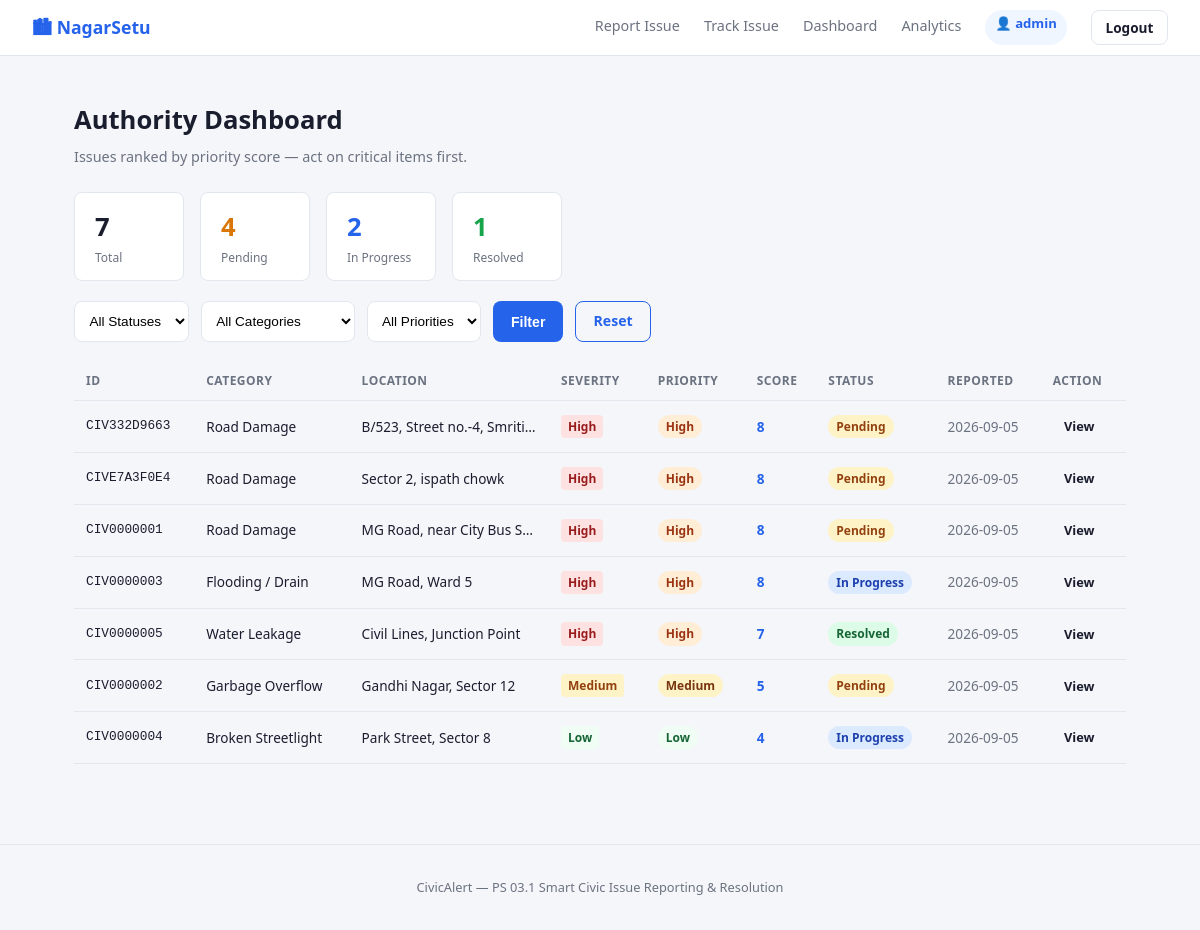
Before: /admin (signed in) with the older database file.
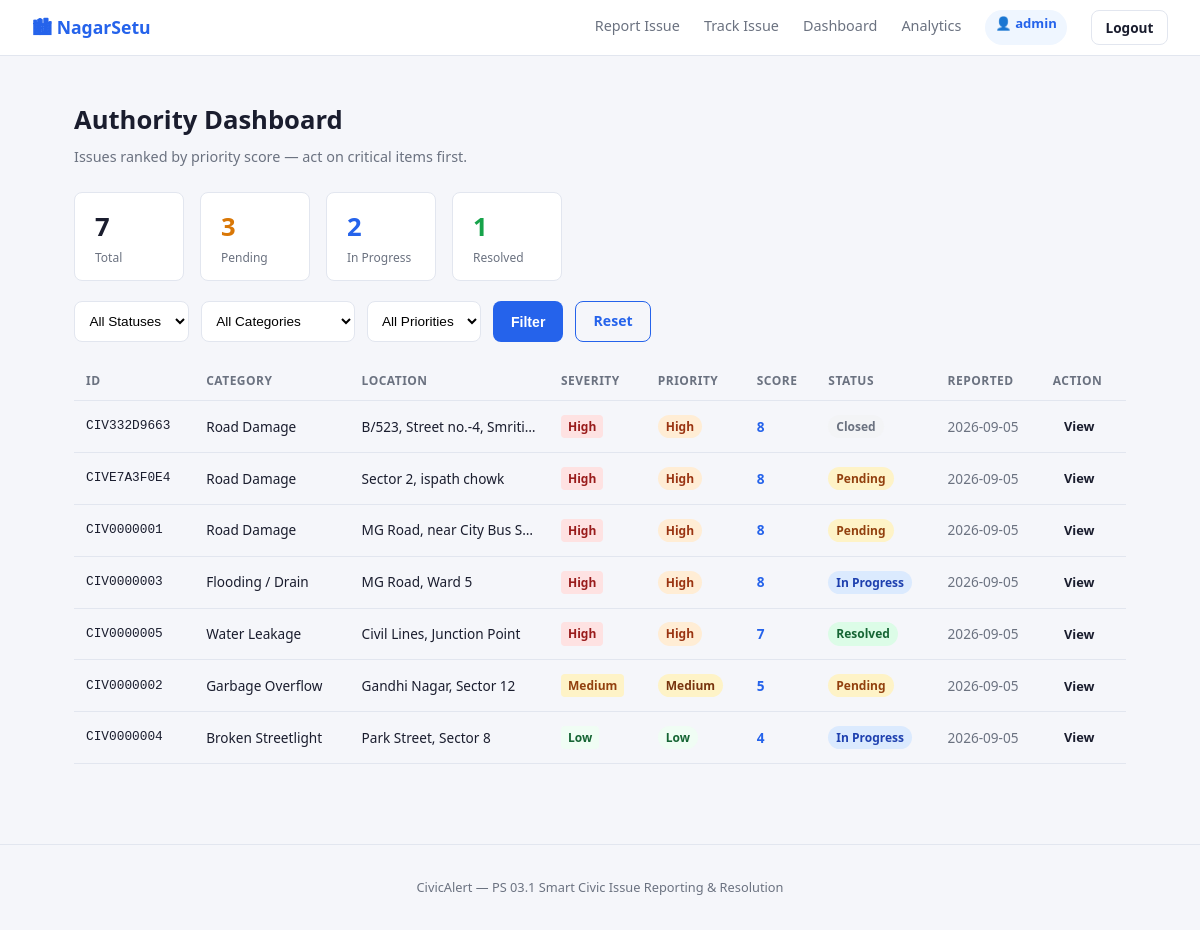
After: the same page with the newer database file.
### tables this page shows
CREATE TABLE issues (
        id          TEXT PRIMARY KEY,
        name        TEXT NOT NULL,
        phone       TEXT,
        category    TEXT NOT NULL,
        severity    TEXT NOT NULL,
        description TEXT NOT NULL,
        location    TEXT NOT NULL,
        photo       TEXT,
        status      TEXT DEFAULT 'Pending',
        priority_score INTEGER DEFAULT 0,
        priority_label TEXT DEFAULT 'Low',
        assigned_to TEXT,
        admin_notes TEXT,
        created_at  TEXT NOT NULL,
        updated_at  TEXT NOT NULL
    );

### app.py (the view)
@app.route('/admin')
@login_required
def admin():
    conn = get_db()
    status_filter   = request.args.get('status', '')
    category_filter = request.args.get('category', '')
    priority_filter = request.args.get('priority', '')
    query = 'SELECT * FROM issues WHERE 1=1'
    params = []
    if status_filter:
        query += ' AND status=?'; params.append(status_filter)
    if category_filter:
        query += ' AND category=?'; params.append(category_filter)
    if priority_filter:
        query += ' AND priority_label=?'; params.append(priority_filter)
    query += ' ORDER BY priority_score DESC, created_at DESC'
    issues = conn.execute(query, params).fetchall()
    stats = {
        'total':    conn.execute('SELECT COUNT(*) FROM issues').fetchone()[0],
        'pending':  conn.execute("SELECT COUNT(*) FROM issues WHERE status='Pending'").fetchone()[0],
        'progress': conn.execute("SELECT COUNT(*) FROM issues WHERE status='In Progress'").fetchone()[0],
        'resolved': conn.execute("SELECT COUNT(*) FROM issues WHERE status='Resolved'").fetchone()[0],
    }
    conn.close()
    return render_template('admin.html', issues=issues, stats=stats,
                           status_filter=status_filter,
                           category_filter=category_filter,
                           priority_filter=priority_filter)

### app.py (called while the page is built)
def login_required(f):
    @wraps(f)
    def decorated(*args, **kwargs):
        if not session.get('admin_logged_in'):
            flash('Please log in to access the authority dashboard.', 'error')
            return redirect(url_for('admin_login', next=request.path))
        return f(*args, **kwargs)
    return decorated

def get_db():
    conn = sqlite3.connect(DB_PATH)
    conn.row_factory = sqlite3.Row
    return conn

### templates/admin.html (shortened to what this page needs)
{% extends "base.html" %}
{% block content %}
<div class="page-header">
  <h1>Authority Dashboard</h1>
  <p>Issues ranked by priority score — act on critical items first.</p>
</div>
<div class="stats-bar">
  <div class="stat-item">
    <span class="stat-num">{{ stats.total }}</span>
    <span class="stat-label">Total</span>
  </div>
  <div class="stat-item stat-pending">
    <span class="stat-num">{{ stats.pending }}</span>
    <span class="stat-label">Pending</span>
  </div>
  <div class="stat-item stat-progress">
    <span class="stat-num">{{ stats.progress }}</span>
    <span class="stat-label">In Progress</span>
  </div>
  <div class="stat-item stat-resolved">
    <span class="stat-num">{{ stats.resolved }}</span>
    <span class="stat-label">Resolved</span>
  </div>
</div>
<form class="filter-bar" method="GET" action="{{ url_for('admin') }}">
  <select name="status">
    <option value="">All Statuses</option>
  </select>
  <select name="category">
    <option value="">All Categories</option>
  </select>
  <select name="priority">
    <option value="">All Priorities</option>
  </select>
  <button type="submit" class="btn btn-primary">Filter</button>
  <a href="{{ url_for('admin') }}" class="btn btn-outline">Reset</a>
</form>
{% if issues %}
<div class="table-wrap">
  <table class="issue-table">
    <thead>
      <tr>
        <th>ID</th>
        <th>Category</th>
        <th>Location</th>
        <th>Severity</th>
        <th>Priority</th>
        <th>Score</th>
        <th>Status</th>
        <th>Reported</th>
        <th>Action</th>
      </tr>
    </thead>
    <tbody>
      {% for issue in issues %}
      <tr>
        <td class="mono">{{ issue.id }}</td>
        <td>{{ issue.category }}</td>
        <td class="loc-cell">{{ issue.location }}</td>
        <td><span class="sev-badge sev-{{ issue.severity | lower }}">{{ issue.severity }}</span></td>
        <td><span class="badge badge-priority-{{ issue.priority_label | lower }}">{{ issue.priority_label }}</span></td>
        <td class="score-cell">{{ issue.priority_score }}</td>
        <td><span class="badge badge-{{ issue.status | lower | replace(' ','_') }}">{{ issue.status }}</span></td>
        <td class="date-cell">{{ issue.created_at[:10] }}</td>
        <td><a href="{{ url_for('admin_issue', issue_id=issue.id) }}" class="btn btn-sm">View</a></td>
      </tr>
      {% endfor %}
    </tbody>
  </table>
</div>
{% else %}
<div class="empty-state">No issues found matching filters.</div>
{% endif %}
{% endblock %}

### templates/base.html (shortened to what this page needs)
<!DOCTYPE html>
<html lang="en">
<head>
  <link rel="stylesheet" href="{{ url_for('static', filename='style.css') }}" />
</head>
<body>
  <nav class="navbar">
    <a class="nav-brand" href="{{ url_for('home') }}">🏙 NagarSetu</a>
    <div class="nav-links">
      <a href="{{ url_for('report') }}">Report Issue</a>
      <a href="{{ url_for('track') }}">Track Issue</a>
      {% if session.get('admin_logged_in') %}
      <a href="{{ url_for('admin') }}">Dashboard</a>
      <a href="{{ url_for('analytics') }}">Analytics</a>
      <span class="nav-user">👤 {{ session.get('admin_user') }}</span>
      <a href="{{ url_for('admin_logout') }}" class="nav-btn">Logout</a>
      {% else %}
      <a href="{{ url_for('admin_login') }}" class="nav-btn nav-btn-primary">Authority Login</a>
      {% endif %}
    </div>
  </nav>
  <main class="main-content">
    {% block content %}{% endblock %}
  </main>
  <footer class="footer">
    <p>CivicAlert &mdash; PS 03.1 Smart Civic Issue Reporting & Resolution</p>
  </footer>
</body>
</html>

### static/style.css (style rules this page uses)
:root { --bg: #f5f6fa; --surface: #ffffff; --border: #e2e6ef; --text: #1a1d2e; --muted: #6b7280; --primary: #2563eb; --primary-h:#1d4ed8; --success: #16a34a; --warning: #d97706; --danger: #dc2626; --info: #0891b2; --radius: 8px; --shadow: 0 1px 4px rgba(0,0,0,.08); }
*, *::before, *::after { box-sizing: border-box; margin: 0; padding: 0; }
body { font-family: 'Segoe UI', system-ui, sans-serif; background: var(--bg); color: var(--text); font-size: 15px; line-height: 1.6; }
a { color: inherit; text-decoration: none; }
.navbar { background: var(--surface); border-bottom: 1px solid var(--border); display: flex; align-items: center; justify-content: space-between; padding: 0 2rem; height: 56px; position: sticky; top: 0; z-index: 100; }
.nav-brand { font-weight: 700; font-size: 1.1rem; color: var(--primary); }
.nav-links { display: flex; gap: 1.5rem; }
.nav-links a { color: var(--muted); font-size: 0.9rem; padding: 4px 0; }
.nav-user { font-size: .82rem; color: var(--primary); font-weight: 600; background: #eff6ff; padding: 3px 10px; border-radius: 20px; }
.nav-btn { display: inline-block; padding: .35rem .85rem !important; border-radius: var(--radius); font-size: .85rem !important; font-weight: 600; cursor: pointer; border: 1.5px solid var(--border); transition: all .2s; color: var(--text) !important; }
.main-content { max-width: 1100px; margin: 0 auto; padding: 2rem 1.5rem; }
.page-header { margin-bottom: 1.5rem; }
.page-header h1 { font-size: 1.6rem; font-weight: 700; }
.page-header p { color: var(--muted); font-size: .9rem; margin-top: .25rem; }
.footer { text-align: center; padding: 2rem; color: var(--muted); font-size: .8rem; border-top: 1px solid var(--border); margin-top: 3rem; }
.btn { display: inline-block; padding: .5rem 1.1rem; border-radius: var(--radius); font-size: .88rem; font-weight: 600; cursor: pointer; border: none; transition: background .15s, color .15s; }
.btn-primary { background: var(--primary); color: #fff; }
.btn-outline { background: transparent; color: var(--primary); border: 1.5px solid var(--primary); }
.btn-sm { padding: .3rem .7rem; font-size: .8rem; }
.badge { display: inline-block; padding: 2px 8px; border-radius: 20px; font-size: .75rem; font-weight: 600; }
.badge-pending { background:#fef3c7; color:#92400e; }
.badge-in_progress { background:#dbeafe; color:#1e40af; }
.badge-resolved { background:#dcfce7; color:#166534; }
.badge-closed { background:#f3f4f6; color:#6b7280; }
.badge-priority-high { background:#ffedd5; color:#9a3412; }
.badge-priority-medium { background:#fef3c7; color:#78350f; }
.badge-priority-low { background:#f0fdf4; color:#166534; }
.sev-badge { display:inline-block; padding:2px 7px; border-radius:4px; font-size:.75rem; font-weight:600; }
.sev-high { background:#fee2e2; color:#991b1b; }
.sev-medium { background:#fef3c7; color:#92400e; }
.sev-low { background:#f0fdf4; color:#166534; }
.stats-bar { display: flex; gap: 1rem; margin-bottom: 1.25rem; flex-wrap: wrap; }
.stat-item { background: var(--surface); border: 1px solid var(--border); border-radius: var(--radius); padding: .85rem 1.25rem; display: flex; flex-direction: column; min-width: 110px; }
.stat-num { font-size: 1.6rem; font-weight: 800; }
.stat-label { font-size: .75rem; color: var(--muted); }
.stat-pending .stat-num { color: var(--warning); }
.stat-progress .stat-num { color: var(--primary); }
.stat-resolved .stat-num { color: var(--success); }
.filter-bar { display: flex; gap: .75rem; margin-bottom: 1.25rem; flex-wrap: wrap; }
.filter-bar select { padding: .45rem .65rem; border: 1.5px solid var(--border); border-radius: var(--radius); font-size: .85rem; background: var(--surface); }
.table-wrap { overflow-x: auto; }
.issue-table { width: 100%; border-collapse: collapse; font-size: .85rem; }
.issue-table th { background: var(--bg); text-align: left; padding: .6rem .75rem; font-size: .75rem; font-weight: 700; color: var(--muted); text-transform: uppercase; letter-spacing: .04em; border-bottom: 1px solid var(--border); }
.issue-table td { padding: .65rem .75rem; border-bottom: 1px solid var(--border); vertical-align: middle; }
.mono { font-family: monospace; font-size: .8rem; }
.loc-cell { max-width: 180px; overflow: hidden; text-overflow: ellipsis; white-space: nowrap; }
.date-cell { white-space: nowrap; color: var(--muted); }
.score-cell { font-weight: 700; color: var(--primary); }

Changed rows visible on the page:
changed issues "CIV332D9663": status "Pending" → "Closed"
Other visible differences:
{{ stats.pending }}: "4" → "3"
